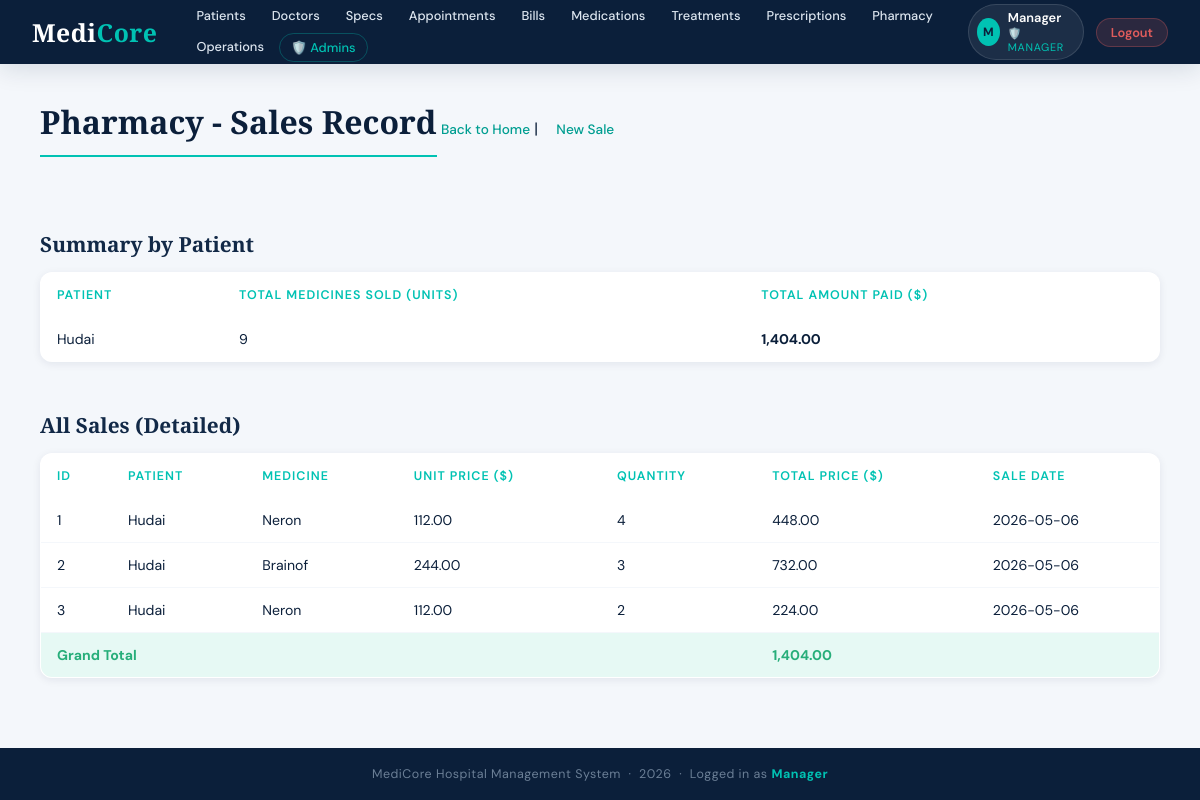
The page /hospital-system/pharmacy/list.php (signed in) on the database its author committed.
### tables this page shows
CREATE TABLE `pharmacy_sales` (
  `id` int(11) NOT NULL,
  `patient_id` int(11) DEFAULT NULL,
  `medication_id` int(11) DEFAULT NULL,
  `quantity` int(11) DEFAULT NULL,
  `sale_date` date DEFAULT NULL,
  `total_price` decimal(10,2) DEFAULT NULL
);

CREATE TABLE `patients` (
  `id` int(11) NOT NULL,
  `name` varchar(100) DEFAULT NULL,
  `age` int(11) DEFAULT NULL,
  `gender` varchar(10) DEFAULT NULL
);

CREATE TABLE `medications` (
  `id` int(11) NOT NULL,
  `name` varchar(100) DEFAULT NULL,
  `price` decimal(10,2) DEFAULT NULL
);

### hospital-system/pharmacy/list.php (the view)
<?php
include('../config/db.php');
include('../includes/header.php');
?>
<h2>Pharmacy - Sales Record</h2>
<a href="../index.php">Back to Home</a> | <a href="add.php">New Sale</a>
<br><br>
<h3>Summary by Patient</h3>
<table border="1" cellpadding="8">
    <tr>
        <th>Patient</th>
        <th>Total Medicines Sold (Units)</th>
        <th>Total Amount Paid ($)</th>
    </tr>
    <?php
    $sql = "SELECT p.name AS patient,
                   SUM(ps.quantity) AS total_units,
                   SUM(ps.total_price) AS total_paid
            FROM pharmacy_sales ps
            JOIN patients p ON ps.patient_id = p.id
            GROUP BY ps.patient_id
            ORDER BY total_paid DESC";
    $result = $conn->query($sql);
    if ($result->num_rows > 0) {
        while ($row = $result->fetch_assoc()) {
            echo "<tr>
                <td>" . $row['patient'] . "</td>
                <td>" . $row['total_units'] . "</td>
                <td><strong>" . number_format($row['total_paid'], 2) . "</strong></td>
            </tr>";
        }
    } else {
        echo "<tr><td colspan='3'>No sales yet</td></tr>";
    }
    ?>
</table>
<br>
<h3>All Sales (Detailed)</h3>
<table border="1" cellpadding="8">
    <tr>
        <th>ID</th>
        <th>Patient</th>
        <th>Medicine</th>
        <th>Unit Price ($)</th>
        <th>Quantity</th>
        <th>Total Price ($)</th>
        <th>Sale Date</th>
    </tr>
    <?php
    $sql = "SELECT ps.id, p.name AS patient, m.name AS medicine,
                   m.price AS unit_price, ps.quantity, ps.total_price, ps.sale_date
            FROM pharmacy_sales ps
            JOIN patients p ON ps.patient_id = p.id
            JOIN medications m ON ps.medication_id = m.id
            ORDER BY ps.sale_date DESC, p.name";
    $result = $conn->query($sql);
    if ($result->num_rows > 0) {
        $grand_total = 0;
        while ($row = $result->fetch_assoc()) {
            $grand_total += $row['total_price'];
            echo "<tr>
                <td>" . $row['id'] . "</td>
                <td>" . $row['patient'] . "</td>
                <td>" . $row['medicine'] . "</td>
                <td>" . number_format($row['unit_price'], 2) . "</td>
                <td>" . $row['quantity'] . "</td>
                <td>" . number_format($row['total_price'], 2) . "</td>
                <td>" . $row['sale_date'] . "</td>
            </tr>";
        }
        echo "<tr style='background:#ffffcc;'>
            <td colspan='5'><strong>Grand Total</strong></td>
            <td><strong>" . number_format($grand_total, 2) . "</strong></td>
            <td></td>
        </tr>";
    } else {
        echo "<tr><td colspan='7'>No sales found</td></tr>";
    }
    ?>
</table>
<?php include('../includes/footer.php'); ?>

### hospital-system/includes/header.php (style rules this page uses)
:root { --navy: #0b1f3a; --navy-mid: #122947; --teal: #00c2b3; --teal-dim: #009e91; --sky: #e8f7f6; --white: #ffffff; --grey-light:#f4f7fb; --grey-mid: #dce5ef; --grey-text: #6b7f96; --danger: #e05c5c; --success: #27ae7a; --shadow-sm: 0 2px 8px rgba(11,31,58,.08); --shadow-md: 0 6px 24px rgba(11,31,58,.12); --shadow-lg: 0 16px 48px rgba(11,31,58,.16); --radius: 12px; --radius-sm: 7px; }
*, *::before, *::after { box-sizing:border-box; margin:0; padding:0; }
body { font-family: 'DM Sans', sans-serif; background: var(--grey-light); color: var(--navy); min-height: 100vh; display: flex; flex-direction: column; }
h2 { font-family: 'Cormorant Garamond', serif; font-size: 2rem; font-weight: 700; color: var(--navy); margin-bottom: 24px; padding-bottom: 12px; border-bottom: 2px solid var(--teal); display: inline-block; }
h3 { font-family: 'Cormorant Garamond', serif; font-size: 1.3rem; font-weight: 600; color: var(--navy-mid); margin: 28px 0 14px; }
p > a, .page-body > a { display: inline-flex; align-items: center; gap: 5px; color: var(--teal-dim); text-decoration: none; font-size: .85rem; font-weight: 500; margin-bottom: 20px; transition: color .2s; }
p > a + a, .page-body > a + a { margin-left: 14px; }
table { width: 100%; border-collapse: collapse; background: var(--white); border-radius: var(--radius); overflow: hidden; box-shadow: var(--shadow-sm); margin-top: 8px; }
th { color: var(--teal); font-size: .78rem; font-weight: 600; text-transform: uppercase; letter-spacing: .08em; padding: 14px 16px; text-align: left; border: none !important; }
td { padding: 13px 16px; font-size: .88rem; color: var(--navy); border: none !important; border-bottom: 1px solid var(--grey-light) !important; vertical-align: middle; }
tbody tr:last-child td { border-bottom: none !important; }
tr[style*="background:#ffffcc"] { background:#e6f9f4 !important; }
tr[style*="background:#ffffcc"] td { color:var(--success); font-weight:600; }

### rows shown on the page
pharmacy_sales: id "1", patient.name "Hudai", medication.name "Neron", medication.price "112.00", quantity "4", total_price "448.00", sale_date "2026-05-06"
pharmacy_sales: id "2", patient.name "Hudai", medication.name "Brainof", medication.price "244.00", quantity "3", total_price "732.00", sale_date "2026-05-06"
pharmacy_sales: id "3", patient.name "Hudai", medication.name "Neron", medication.price "112.00", quantity "2", total_price "224.00", sale_date "2026-05-06"

### other values the page prints
substr($_SESSION['user_name'], 0, 1) "M"
$_SESSION['user_name'] "Manager"
$row['patient'] "Hudai"
$row['total_units'] "9"
$row['total_paid'] "1,404.00"
$grand_total "1,404.00"
